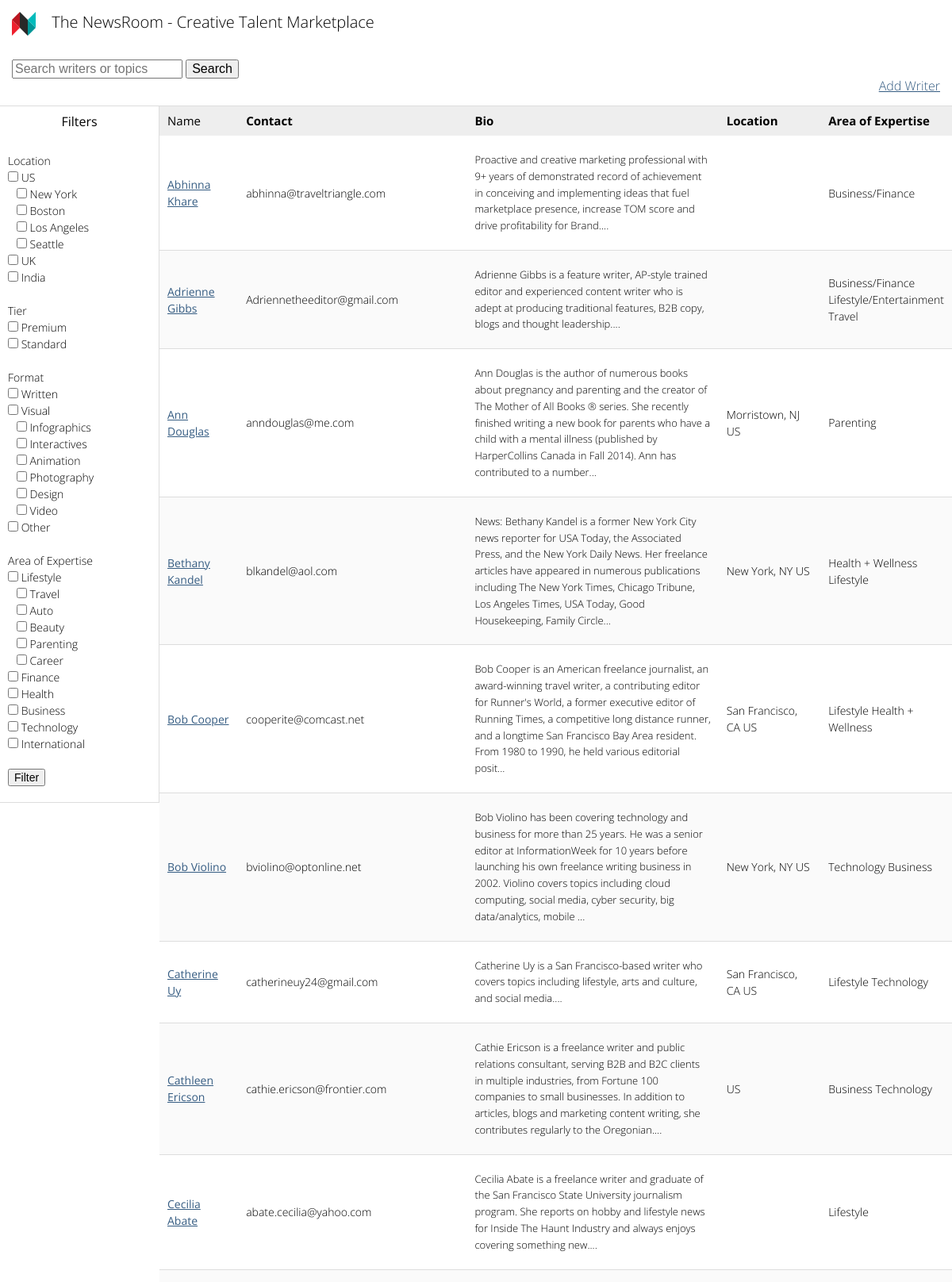
The page / (upper part) on the database its author committed.
### tables this page shows
CREATE TABLE writers (
  writer_id integer PRIMARY KEY AUTOINCREMENT,
  name varchar NOT NULL,
  bio varchar,
  portfolio_link varchar,
  city char(128),
  state char(2),
  country char(128),
  area_of_expertise_1 varchar,
  style_highlights varchar,
  brands varchar,
  where_pubished varchar,
  writing_samples_1 varchar,
  contact varchar,
  payment_rate integer(128),
  rating integer(1),
  tier varchar,
  area_of_expertise_2 varchar,
  area_of_expertise_3 varchar,
  type varchar,
  notes varchar,
  profile_pic varchar(128),
  writing_samples_2 varchar,
  writing_samples_3 varchar,
  writing_samples_4 varchar,
  writing_samples_5 varchar,
  writing_samples_6 varchar,
  social_linkedin varchar,
  social_twitter varchar,
  social_gplus varchar,
  social_other varchar,
  testimonials varchar
);

### main.py (the view, shortened to what this page needs)
@app.route('/', methods=['GET', 'POST'])
def list():
    search_query = request.args.get('search_query')
    locations = request.args.getlist('location')
    cities = request.args.getlist('cities')
    tiers = request.args.getlist('tier')
    expertise = request.args.getlist('expertise')
    formats = request.args.getlist('format')
    formdetails = locations + tiers + expertise + cities + formats
    if request.query_string:
        str_query = 'select * from writers'
        where = False
    else:
        str_query = 'select * from writers where writing_samples_1 <> \"\"'
        where = True
    print str_query
    writers = query_db(str_query)
    return render_template('list.html', writers=writers, formdetails = formdetails)

### main.py (called while the page is built)
def get_db():
    db = getattr(g, '_database', None)
    if db is None:
        db = g._database = sqlite3.connect(DATABASE)
    return db

@app.teardown_appcontext
def close_connection(exception):
    db = getattr(g, '_database', None)
    if db is not None:
        db.close()

def query_db(query, args=(), one=False):
    cur = get_db().execute(query, args)
    if args:
        get_db().commit()
        rv = cur.lastrowid
    else:
        get_db().commit()
        rv = cur.fetchall()
    cur.close()
    return (rv[0] if rv else None) if one else rv

### templates/list.html (shortened to what this page needs)
{% extends "base.html" %}
{% block body %}
    <link rel=stylesheet type=text/css href="{{ url_for('static', filename='manaj.css') }}">
<body>
    <header class="header">
    <div class="top-inner">
        <h1><img src="/static/newscred-logo-mark-cmyk.svg" width="30px"> The NewsRoom - Creative Talent Marketplace</h1>
    </div>
    <div class="top-inner">
         <form name="myform" action="/" method="GET">
            <input type="text" name="search_query" length="50" placeholder="Search writers or topics">
            <input type="submit" value="Search">
        </form>
        <a href="/writer/create/" style="float:right"> Add Writer</a><br>
    </div>
    </header>
    <section class="content">
        <div class="left-main">
            <form name="filters" action="/" method="GET">
            <table cellpadding="10" cellspacing="0">
                <thead>
                <tr>
                    <th class="sortable title-column column-name">
                        <label class="small">Filters</label>
                    </th>
                </tr>
                </thead>
                <tbody>
                    <tr class="lefty">
                        <td>
                        <label class="small">Location</label><br>
                            <input type="checkbox" name="location" class="us" {%if "US" in formdetails%}Checked{%endif%} value="US" onClick="toggle(this)"> US<br>
                            &nbsp;&nbsp;&nbsp;<input type="checkbox" class = "us" name="cities" {%if "new york" in formdetails%}Checked{%endif%} value="new york"> New York<br>
                            &nbsp;&nbsp;&nbsp;<input type="checkbox" class = "us" name="cities" {%if "boston" in formdetails%}Checked{%endif%} value="boston"> Boston<br>
                            &nbsp;&nbsp;&nbsp;<input type="checkbox" class = "us" name="cities" {%if "los angeles" in formdetails%}Checked{%endif%} value="los angeles"> Los Angeles<br>
                            &nbsp;&nbsp;&nbsp;<input type="checkbox" class = "us" name="cities" {%if "seattle" in formdetails%}Checked{%endif%} value="seattle"> Seattle<br>
                            <input type="checkbox" name="location" {%if "UK" in formdetails%}Checked{%endif%} value="UK"> UK<br>
                            <input type="checkbox" name="location" {%if "India" in formdetails%}Checked{%endif%} value="India"> India<br><br>
                        <label class="small">Tier</label><br>
                            <input type="checkbox" name="tier" {%if "premium" in formdetails%}Checked{%endif%} value="premium"> Premium<br>
                            <input type="checkbox" name="tier" {%if "standard" in formdetails%}Checked{%endif%} value="standard"> Standard<br><br>
                        <label class="small">Format</label><br>
                            <input type="checkbox" name="format" {%if "written" in formdetails%}Checked{%endif%} value="written"> Written<br>
                            <input type="checkbox" name="format" class="visual_format" {%if "visual" in formdetails%}Checked{%endif%} value="visual" onClick="toggle(this)"> Visual<br>
                            &nbsp;&nbsp;&nbsp;<input type="checkbox" name="format" class="visual_format" {%if "infographics" in formdetails%}Checked{%endif%} value="infographics"> Infographics<br>
                            &nbsp;&nbsp;&nbsp;<input type="checkbox" name="format" class="visual_format" {%if "interactives" in formdetails%}Checked{%endif%} value="interactives"> Interactives<br>
                            &nbsp;&nbsp;&nbsp;<input type="checkbox" name="format" class="visual_format" {%if "animation" in formdetails%}Checked{%endif%} value="animation"> Animation<br>
                            &nbsp;&nbsp;&nbsp;<input type="checkbox" name="format" class="visual_format" {%if "photography" in formdetails%}Checked{%endif%} value="photography"> Photography<br>
                            &nbsp;&nbsp;&nbsp;<input type="checkbox" name="format" class="visual_format" {%if "design" in formdetails%}Checked{%endif%} value="design"> Design<br>
                            &nbsp;&nbsp;&nbsp;<input type="checkbox" name="format" class="visual_format" {%if "video" in formdetails%}Checked{%endif%} value="video"> Video<br>
                            <input type="checkbox" name="format" {%if "other" in formdetails%}Checked{%endif%} value="other"> Other<br><br>
                        <label class="small">Area of Expertise</label><br>
                            <input type="checkbox" name="expertise" class="expertise_life" {%if "lifestyle" in formdetails%}Checked{%endif%} value="lifestyle" onClick="toggle(this)"> Lifestyle<br>
                            &nbsp;&nbsp;&nbsp;<input type="checkbox" name="expertise" class="expertise_life" {%if "travel" in formdetails%}Checked{%endif%} value="travel"> Travel<br>
                            &nbsp;&nbsp;&nbsp;<input type="checkbox" name="expertise" class="expertise_life" {%if "auto" in formdetails%}Checked{%endif%} value="auto"> Auto<br>
                            &nbsp;&nbsp;&nbsp;<input type="checkbox" name="expertise" class="expertise_life" {%if "beauty" in formdetails%}Checked{%endif%} value="beauty"> Beauty<br>
                            &nbsp;&nbsp;&nbsp;<input type="checkbox" name="expertise" class="expertise_life" {%if "parenting" in formdetails%}Checked{%endif%} value="parenting"> Parenting<br>
                            &nbsp;&nbsp;&nbsp;<input type="checkbox" name="expertise" class="expertise_life" {%if "career" in formdetails%}Checked{%endif%} value="career"> Career<br>
                            <input type="checkbox" name="expertise" {%if "finance" in formdetails%}Checked{%endif%} value="finance"> Finance<br>
                            <input type="checkbox" name="expertise" {%if "health" in formdetails%}Checked{%endif%} value="health"> Health<br>
                            <input type="checkbox" name="expertise" {%if "business" in formdetails%}Checked{%endif%} value="business"> Business<br>
                            <input type="checkbox" name="expertise" {%if "tech" in formdetails%}Checked{%endif%} value="tech"> Technology<br>
                            <input type="checkbox" name="expertise" {%if "international" in formdetails%}Checked{%endif%} value="international"> International<br><br>
                             <input type="submit" value="Filter">
                        </td>
                   </tr>
                </tbody>
            </table>
            </form>
        </div>
        <div class="inner">
            <table class="nc-cal-table table-header" cellpadding="0" cellspacing="0">
                <thead>
                <tr>
                    <th class="sortable title-column column-name">
                        <label class="small">Name</label>
                    </th>
                    <th class="sortable title-column column-contact">
                        <label class="small">Contact</label>
                    </th>
                    <th class="sortable title-column column-bio">
                        <label class="small">Bio</label>
                    </th>
                    <th class="sortable title-column column-location">
                        <label class="small">Location</label>
                    </th>
                    <th class="sortable title-column column-expertise">
                        <label class="small">Area of Expertise</label>
                    </th>
                </tr>
                </thead>
                <tbody>
            {% for writer in writers %}
                <tr>
                    <td class="task-status other-column column-name">
                        <a href="/writer/{{writer[0]}}">{{writer[1]}}</a>
                    </td>
                    <td class="task-status other-column column-contact">
                        {{writer[12]}}
                    </td>
                    <td class="task-status other-column column-bio">
                        {{writer[2][0:300]}}...
                    </td>
                    <td class="task-status other-column column-location">
                        {{writer[4]}} {{writer[6]}}
                    </td>
                    <td class="task-status other-column column-expertise">
                        {{writer[7]}} {{writer[16]}} {{writer[17]}}
                    </td>
                </tr>
                {% endfor %}
                </tbody>
            </table>
        </div>
    </section>
</body>
{% endblock %}

### templates/base.html (shortened to what this page needs)
<!DOCTYPE html>
<html>
    <head>
    </head>
    <body>
        {% block body %}{% endblock %}
    </body>
</html>

### static/manaj.css (style rules this page uses)
html { font-family: sans-serif; line-height: 1.15; -ms-text-size-adjust: 100%; -webkit-text-size-adjust: 100%; }
body { margin: 0; }
article, aside, footer, header, nav, section { display: block; }
h1 { font-size: 2em; margin: 0.67em 0; }
a { background-color: transparent; -webkit-text-decoration-skip: objects; }
img { border-style: none; }
button, input, optgroup, select, textarea { font-family: sans-serif; font-size: 100%; line-height: 1.15; margin: 0; }
button, input { overflow: visible; }
button, html [type="button"], [type="reset"], [type="submit"] { -webkit-appearance: button; }
[type="checkbox"], [type="radio"] { box-sizing: border-box; padding: 0; }
header { border-bottom: 1px solid #ddd; }
* { font-family: "Open Sans"; }
h1, h2, h3, h4, h5, h6 { font-weight: 300; }
p, div, td { font-weight: 300; }
.top-inner { padding: 15px; }
.lefty { background: #ffffff; border-right: 1px solid #ddd; ; }
.left-main { float: left; width: 200px; border-right: 1px solid #ddd; }
h1 { font-size: 20px; margin: 0; padding: 0; }
h1 img { vertical-align: middle; margin-right: 15px; }
.nc-cal-table thead { background: #eee; font-size: 15px; font-weight: 400; text-align: left; }
.nc-cal-table thead th { padding: 10px; }
td { font-size: 14px; border-bottom: 1px solid #ddd; padding: 20px 10px; line-height: 1.5; }
tr:nth-child(2n+2) td { background: #fafafa; }
.column-name { width: 10%; font-weight: 400; }
.column-contact { width: 20%; }
.column-bio { width: 40%; }
td.column-bio { font-size: 13px; line-height: 1.6; }
.column-location { width: 15%; }
.column-expertise { width: 15%; }
a { color: #355C82; }

### rows shown on the page
writers: name "Abhinna Khare", contact "abhinna@traveltriangle.com", bio "Proactive and creative marketing professional with 9+ years of demonstrated record of achievement in conceiving and implementing ideas that fuel marketplace presence, increase TOM score and drive profitability for Brand.", area_of_expertise_1 "Business/Finance"
writers: name "Adrienne Gibbs", contact "Adriennetheeditor@gmail.com", bio "Adrienne Gibbs is a feature writer, AP-style trained editor and experienced content writer who is adept at producing traditional features, B2B copy, blogs and thought leadership.", area_of_expertise_1 "Business/Finance", area_of_expertise_2 "Lifestyle/Entertainment", area_of_expertise_3 "Travel"
writers: name "Ann Douglas", contact "anndouglas@me.com", bio "Ann Douglas is the author of numerous books about pregnancy and parenting and the creator of The Mother of All Books ® series. She recently finished writing a new book for parents who have a child with a mental illness (published by HarperCollins Canada in Fall 2014). Ann has contributed to a number", city "Morristown, NJ", country "US", area_of_expertise_1 "Parenting"
writers: name "Bethany Kandel", contact "blkandel@aol.com", bio "News: Bethany Kandel is a former New York City news reporter for USA Today, the Associated Press, and the New York Daily News. Her freelance articles have appeared in numerous publications including The New York Times, Chicago Tribune, Los Angeles Times, USA Today, Good Housekeeping, Family Circle", city "New York, NY", country "US", area_of_expertise_1 "Health + Wellness", area_of_expertise_2 "Lifestyle"
writers: name "Bob Cooper", contact "cooperite@comcast.net", bio "Bob Cooper is an American freelance journalist, an award-winning travel writer, a contributing editor for Runner's World, a former executive editor of Running Times, a competitive long distance runner, and a longtime San Francisco Bay Area resident. From 1980 to 1990, he held various editorial posit", city "San Francisco, CA", country "US", area_of_expertise_1 "Lifestyle", area_of_expertise_2 "Health + Wellness"
writers: name "Bob Violino", contact "bviolino@optonline.net", bio "Bob Violino has been covering technology and business for more than 25 years. He was a senior editor at InformationWeek for 10 years before launching his own freelance writing business in 2002. Violino covers topics including cloud computing, social media, cyber security, big data/analytics, mobile", city "New York, NY", country "US", area_of_expertise_1 "Technology", area_of_expertise_2 "Business"
writers: name "Catherine Uy", contact "catherineuy24@gmail.com", bio "Catherine Uy is a San Francisco-based writer who covers topics including lifestyle, arts and culture, and social media.", city "San Francisco, CA", country "US", area_of_expertise_1 "Lifestyle", area_of_expertise_2 "Technology"
writers: name "Cathleen Ericson", contact "cathie.ericson@frontier.com", bio "Cathie Ericson is a freelance writer and public relations consultant, serving B2B and B2C clients in multiple industries, from Fortune 100 companies to small businesses. In addition to articles, blogs and marketing content writing, she contributes regularly to the Oregonian.", country "US", area_of_expertise_1 "Business", area_of_expertise_2 "Technology"
writers: name "Cecilia Abate", contact "abate.cecilia@yahoo.com", bio "Cecilia Abate is a freelance writer and graduate of the San Francisco State University journalism program. She reports on hobby and lifestyle news for Inside The Haunt Industry and always enjoys covering something new.", area_of_expertise_1 "Lifestyle"
